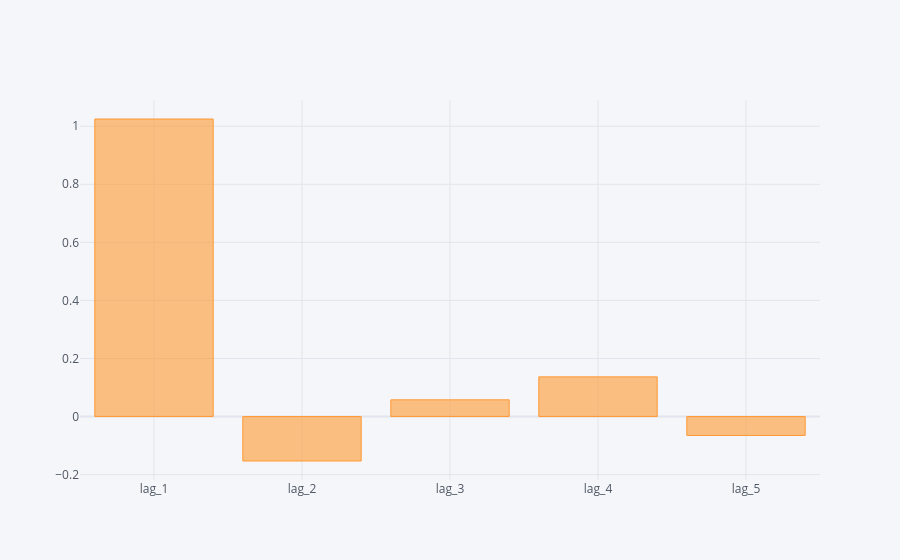

Here is the notebook cell this chart was saved with:
### Markdown cell above
The **mean values** for the single optimal regression parameters.

### Code cell
regd.mean().iplot(kind='bar')

### Figure 1 — Plotly figure (JSON) as saved in the notebook; plotly's stock layout.template omitted (floating-point values rounded to 4 significant figures)
{"data": [{"marker": {"color": "rgba(255, 153, 51, 0.6)", "line": {"color": "rgba(255, 153, 51, 1.0)", "width": 1}}, "name": "None", "orientation": "v", "text": "", "type": "bar", "x": ["lag_1", "lag_2", "lag_3", "lag_4", "lag_5"], "y": [1.025, -0.153, 0.05765, 0.1367, -0.06497]}], "layout": {"legend": {"bgcolor": "#F5F6F9", "font": {"color": "#4D5663"}}, "paper_bgcolor": "#F5F6F9", "plot_bgcolor": "#F5F6F9", "title": {"font": {"color": "#4D5663"}}, "xaxis": {"gridcolor": "#E1E5ED", "showgrid": true, "tickfont": {"color": "#4D5663"}, "title": {"font": {"color": "#4D5663"}, "text": ""}, "zerolinecolor": "#E1E5ED"}, "yaxis": {"gridcolor": "#E1E5ED", "showgrid": true, "tickfont": {"color": "#4D5663"}, "title": {"font": {"color": "#4D5663"}, "text": ""}, "zerolinecolor": "#E1E5ED"}}}
